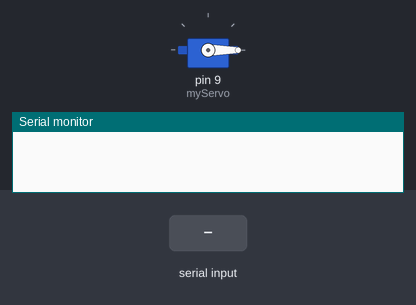
The sketch below on a simulated Arduino Uno, built with avr-gcc and run on an emulated ATmega328P. Parts: servo, the last lines printed to the serial monitor. Inputs (shaded band) come from the test bench.

Above: at 1.2 s.
1.3 s: "1,90\n" received over the second serial link
At 3.08 s:
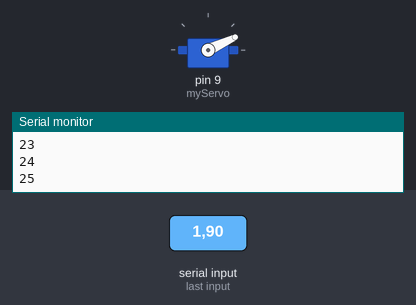
4.3 s: "90,45,200\n" received over the second serial link
6.8 s: "90,45\n" received over the second serial link
At 8.7 s:
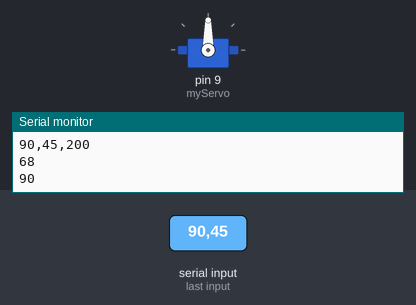
9.3 s: "135\n" received over the second serial link
At 10.6 s:
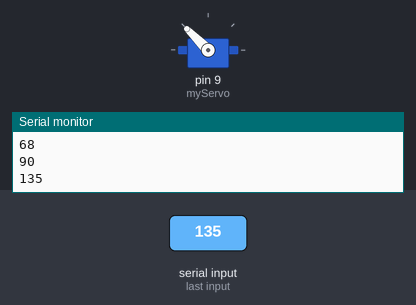
11.8 s: "180\n" received over the second serial link
At 13.7 s:
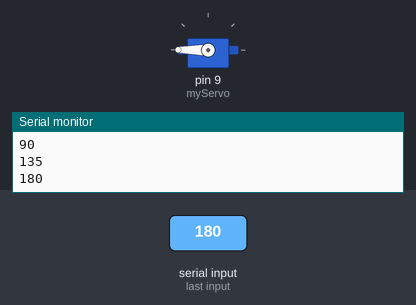
14.3 s: "1,90,45\n" received over the second serial link
Timing chart, 0 to 20.1 s (numbered marks = the images above; inputs shaded):
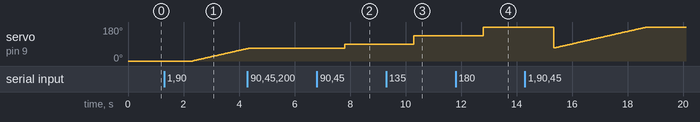

The sketch:

BLURTTOTH_CONTROLLED_SERVO_MOTOR.ino
```cpp
#include <SoftwareSerial.h>
#include <Servo.h>
Servo myServo;
int TxD = 11;
int RxD = 10;
int servoposition;
int servopos;
int new1;
SoftwareSerial bluetooth(TxD, RxD);
void setup() {
  int pos = 0;
  myServo.attach(9);
  myServo.write(0);
  Serial.begin(9600);  // start serial communication at 9600bps
  bluetooth.begin(9600);
}
void loop() {
  if (bluetooth.available()) {
    String value = bluetooth.readString();
    servoposition = value.toInt();
    if (value.toInt() == 0) {
      Serial.println(servoposition);
      myServo.write(0);
    }
    if (value.toInt() == 45) {
      Serial.println(servoposition);
      myServo.write(45);
    }
    if (value.toInt() == 90) {
      Serial.println(servoposition);
      myServo.write(90);
    }
    if (value.toInt() == 135) {
      Serial.println(servoposition);
      myServo.write(135);
    }
    if (value.toInt() == 180) {
      Serial.println(servoposition);
      myServo.write(180);
    }
    while (value.toInt() == 1) {
      if (bluetooth.available()) {
        value = bluetooth.readString();
        Serial.println(value);
        if (value.toInt() == 2) {
          Serial.println("YYY");
          break;
        }
      }
      servopos++;
      delay(30);
      Serial.println(servopos);
      myServo.write(servopos);
      if (servopos == 180) {
        servopos = 0;
        break;
      }
    }
  }
}
```

Measured:
- after the input at 1.3 s, servo on pin 9 (myServo): moves from 0° to 66° over 2.0 s, starting after 1.0 s
- after the input at 6.8 s, servo on pin 9 (myServo): 68° → 90° after 1.0 s
- after the input at 9.3 s, servo on pin 9 (myServo): 90° → 135° after 1.0 s
- after the input at 11.8 s, servo on pin 9 (myServo): 135° → 180° after 1.0 s
